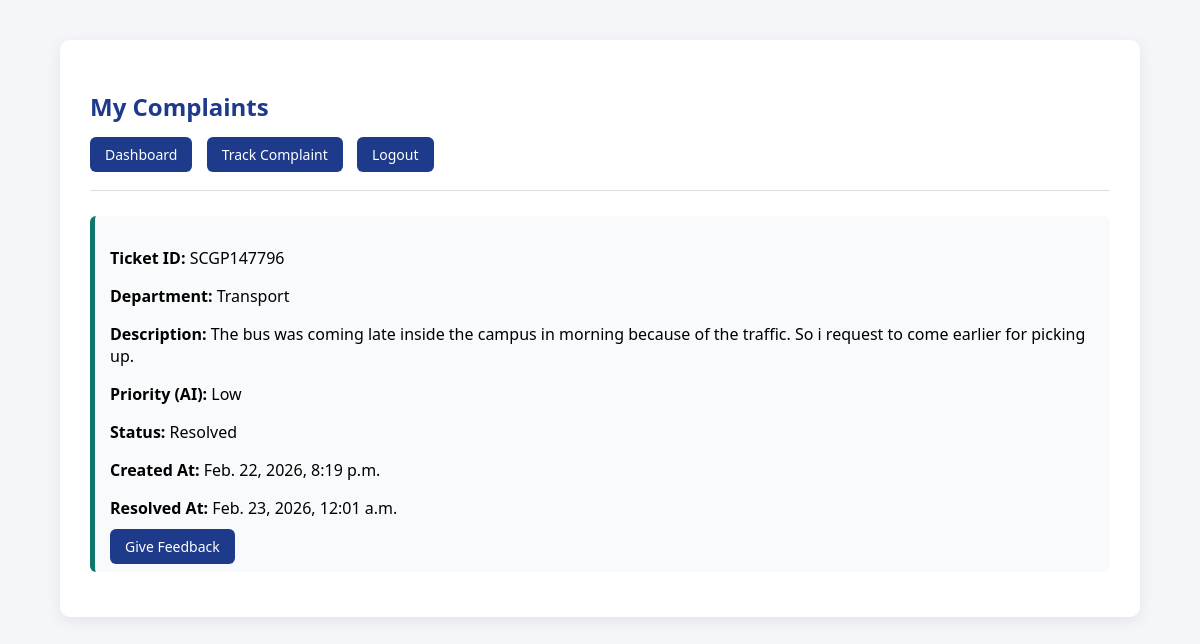
Screenshot of /my-complaints/ (signed in) with the database file from the repository.
### portal/models.py (models this page shows, shortened)
class Complaint(models.Model):
    STATUS_CHOICES = [
        ('Pending', 'Pending'),
        ('In Progress', 'In Progress'),
        ('Resolved', 'Resolved'),
    ]
    PRIORITY_CHOICES = [
        ('High', 'High'),
        ('Medium', 'Medium'),
        ('Low', 'Low'),
    ]
    ISSUE_DEPARTMENT_CHOICES = [
        ('Hostel', 'Hostel'),
        ('Library', 'Library'),
        ('Transport', 'Transport'),
        ('Academic', 'Academic'),
        ('Canteen', 'Canteen'),
        ('Infrastructure', 'Infrastructure'),
        ('Stationary', 'Stationary'),
        ('Administration', 'Administration'),
        ('Security', 'Security'),
        ('FirstAid/Medical', 'FirstAid/Medical'),
        ('Events/Extracurricular', 'Events/Extracurricular'),
    ]
    ticket_id = models.CharField(
        max_length=20,
        unique=True,
        editable=False
    )
    department = models.CharField(
        max_length=100,
        choices=ISSUE_DEPARTMENT_CHOICES
    )
    description = models.TextField()
    status = models.CharField(
        max_length=20,
        choices=STATUS_CHOICES,
        default='Pending'
    )
    priority = models.CharField(
        max_length=10,
        choices=PRIORITY_CHOICES,
        default='Low'
    )
    created_at = models.DateTimeField(auto_now_add=True)
    resolved_at = models.DateTimeField(null=True, blank=True)
    raised_by = models.ForeignKey(
        User,
        on_delete=models.CASCADE,
        related_name='complaints'
    )
    feedback = models.TextField(null=True, blank=True)
    class Meta:
        ordering = ['-created_at']

### portal/views.py (the view)
# urls.py: path('my-complaints/', views.my_complaints, name='my_complaints'),
@login_required
def my_complaints(request):
    complaints = Complaint.objects.filter(
        raised_by=request.user
    ).order_by("-created_at")
    return render(request, "my_complaints.html", {
        "complaints": complaints
    })

### portal/templates/my_complaints.html (shortened to what this page needs)
{% load static %}
<!DOCTYPE html>
<html>
<head>
    <link rel="stylesheet" type="text/css" href="{% static 'portal/style.css' %}">
</head>
<body>
<div class="container">
    <h2>My Complaints</h2>
    <div class="menu">
        <a href="{% url 'student_dashboard' %}" class="button">Dashboard</a>
        <a href="{% url 'track_complaint' %}" class="button">Track Complaint</a>
        <a href="{% url 'logout' %}" class="button">Logout</a>
    </div>
    <hr>
    {% for complaint in complaints %}
        <div class="complaint-card">
            <p><strong>Ticket ID:</strong> {{ complaint.ticket_id }}</p>
            <p><strong>Department:</strong> {{ complaint.department }}</p>
            <p><strong>Description:</strong> {{ complaint.description }}</p>
            <p><strong>Priority (AI):</strong> {{ complaint.priority }}</p>
            <p><strong>Status:</strong> {{ complaint.status }}</p>
            <p><strong>Created At:</strong> {{ complaint.created_at }}</p>
            {% if complaint.resolved_at %}
                <p><strong>Resolved At:</strong> {{ complaint.resolved_at }}</p>
            {% endif %}
            {% if complaint.status == "Resolved" %}
                {% if complaint.feedback %}
                    <div style="margin-top:10px; padding:10px; background:#e8f5e9; border-radius:6px;">
                        <strong>Your Feedback:</strong><br>
                        {{ complaint.feedback }}
                    </div>
                {% else %}
                    <div style="margin-top:10px;">
                        <a href="{% url 'give_feedback' complaint.id %}" class="button">
                            Give Feedback
                        </a>
                    </div>
                {% endif %}
            {% endif %}
        </div>
    {% empty %}
        <p>No complaints submitted yet.</p>
    {% endfor %}
</div>
</body>
</html>

### portal/static/portal/style.css (style rules this page uses)
body { margin: 0; font-family: 'Segoe UI', Tahoma, sans-serif; background-color: #f4f6f9; }
.container { width: 85%; margin: 40px auto; background: white; padding: 30px; border-radius: 10px; box-shadow: 0 4px 15px rgba(0, 0, 0, 0.08); }
h2 { color: #1e3a8a; }
.menu { margin-bottom: 20px; }
.menu .button { margin-right: 10px; }
.button { background-color: #1e3a8a; color: white; padding: 8px 15px; text-decoration: none; border-radius: 6px; border: none; cursor: pointer; font-size: 14px; transition: 0.3s ease; }
.complaint-card { background-color: #f9fafb; padding: 15px; border-left: 5px solid #0f766e; border-radius: 6px; margin-bottom: 15px; }
hr { border: none; height: 1px; background: #ddd; margin: 25px 0; }

### rows the page displays
Complaint: ticket_id "SCGP147796", department "Transport", description "The bus was coming late inside the campus in morning because of the traffic. So i request to come earlier for picking up.", priority "Low", status "Resolved", created_at "Feb. 22, 2026, 8:19 p.m.", resolved_at "Feb. 23, 2026, 12:01 a.m.", shows "Give Feedback"
